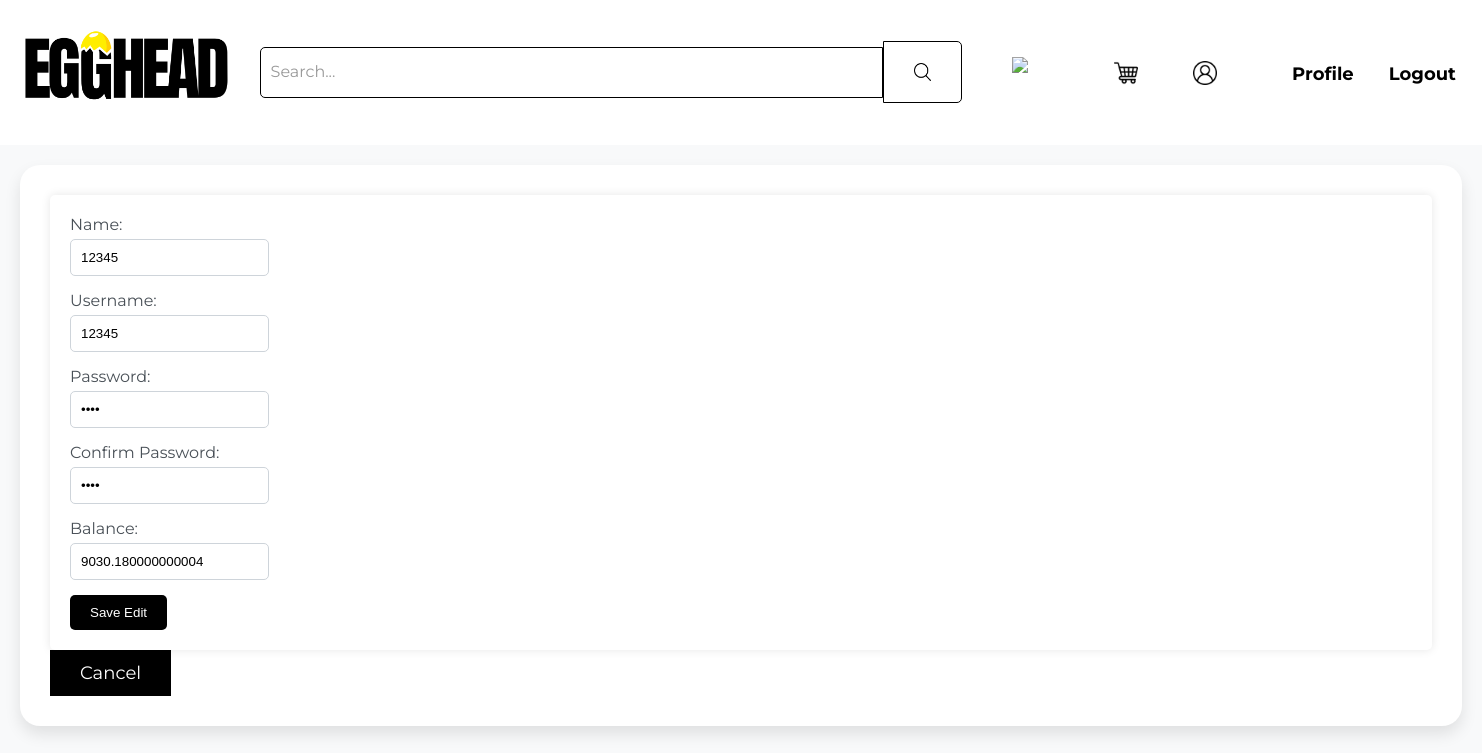
Page /editprofile.php (signed in) on the committed database.
### tables this page shows
CREATE TABLE `user_id` (
  `userid` int(8) NOT NULL,
  `balance` double DEFAULT NULL,
  `name` varchar(45) NOT NULL,
  `username` varchar(45) NOT NULL,
  `user_password` varchar(100) NOT NULL
);

### html/editprofile.php (the view, shortened to what this page needs)
<?php
if (!isset($_SESSION['username'])) {
    $loggedIn = false;
} else {
    $loggedIn = true;
}
$encryption_key = "I7Pr063gGH3ad5";
if (!isset($_SESSION['username'])) {
    header("Location: login.php");
    exit();
} else {
    $conn = mysqli_connect("localhost", "root", "") or die ("Unable to connect!". mysqli_error());
    mysqli_select_db($conn, "dbclothes");
    $username = $_SESSION['username'];
    $sql = "SELECT * FROM user_id WHERE username='$username'";
    $result = mysqli_query($conn, $sql);
?>
<!DOCTYPE html>
<html lang="en">
<head>
    <link rel="stylesheet" href="css/style.css" type="text/css" />
    <link rel='stylesheet' href='css/signupstyle.css' type='text/css' />
</head>
<body class="bodystyle">
<header>
<div class="header">
    <div class="logo">
        <a href="index.php">
            <img src="images/logo.png" alt="Logo">
        </a>
    </div>
    <form class="search-form" action="index.php" method="GET">
        <input type="text" name="search" class="search-input" placeholder="Search...">
        <button type="submit" class="search-button"><img src="images/search-interface-symbol.png" alt="Search"></button>
    </form>
    <div class="nav-links">
        <a href="social-media.php"><img src="images/social.png" alt="Social"></a>
        <a href="view_cart.php"><img src="images/shopping-cart.png" alt="Cart"></a>
        <a href="user.php"><img src="images/user.png" alt="User"></a>
        <?php
    if($loggedIn){
        echo '<a href="user.php"><h2><span id="user-id">Profile</span></h2></a>';
        echo '<a href="logout.php"><h2><span id="user-id">Logout</span></h2></a>';
    } else {
        echo '<a href="login.php"><h2><span id="user-id">Login/Signup</span></h2></a>';
    }
    ?>
    </div>
</div>
</header>
<div class="user-info">
<?php
    if ($result) {
        $user = mysqli_fetch_assoc($result);
        echo '<form class="formstyle" action="edit.php" method="post">';
        echo '<label class="labelstyle" for="name">Name:</label>';
        echo '<input class="inputstyle2" type="text" name="name" id="name" value="' . $user['name'] . '" required tabindex="1"><br>';
        echo '<label class="labelstyle" for="username">Username:</label>';
        echo '<input class="inputstyle2" type="text" name="username" id="username" value="' . $user['username'] . '" required tabindex="2"><br>';
        $iv_encrypted_password = $user["user_password"];
        list($iv, $encrypted_password) = explode(":", $iv_encrypted_password);
        $decrypted_password = openssl_decrypt($encrypted_password, "AES-256-CBC", $encryption_key, 0, base64_decode($iv));
        echo '<label class="labelstyle" for="password">Password:</label>';
        echo '<input class="inputstyle2" type="password" name="password" id="password" value="' . $decrypted_password . '" required tabindex="3"><br>';
        echo '<label class="labelstyle" for="confirmpassword">Confirm Password:</label>';
        echo '<input class="inputstyle2" type="password" name="confirmpassword" id="confirmpassword" value="' . $decrypted_password . '" required tabindex="4"><br>';
        echo '<label class="labelstyle" for="balance">Balance:</label>';
        echo '<input class="inputstyle2" type="text" name="balance" id="balance" value="' . $user['balance'] . '" readonly tabindex="-1"><br>';
        echo '<button class="buttonstyle2" type="submit" value="save" tabindex="5">Save Edit</button>';
        echo '</form>';
    } else {
        echo "<h1>Error: " . mysqli_error($conn) . "</h1>";
    }
}
    echo '<a href="user.php">Cancel</a>';
?>
</div>
</body>
</html>

### html/css/style.css (style rules this page uses)
body { margin: 0; padding: 0; font-family: Arial, sans-serif; }
.header { background-color: #ffffff; color: #fff; padding: 0; text-align: center; display: flex; align-items: center; justify-content: space-between; }
.search-form { display: flex; align-items: center; margin-left: 10px; flex-grow: 1; }
.search-input { padding: 1.2vh; border: solid; height: 2vw; border-width: 1px; border-radius: 5px 0 0 5px; width: 44vw; max-width: 80%; }
.search-input::placeholder { color: #999; font-family: 'Montserrat', sans-serif; font-size: 16px; text-align: left; }
.search-button { padding: 1vh 2vw; background-color: #ffffff; height: 62px; border: solid; border-width: 1px; border-radius: 0 5px 5px 0; color: rgb(0, 0, 0); cursor: pointer; min-width: 4vh; display: flex; align-items: center; justify-content: center; margin-bottom: 1px; }
.search-button img { width: 1.2vw; height: auto; transition: transform 0.3s ease; }
.nav-links { display: flex; align-items: center; }
.nav-links a { text-decoration: none; font-family: 'Montserrat', sans-serif; color: inherit; }
.nav-links img { text-align: center; margin-right: 55px; margin-top: 5px; max-height: 3vh; }
.nav-links h2 { margin-top: 19px; font-family: 'Montserrat', sans-serif; font-size: 18px; color: black; margin-right: 15px; margin-left: 20px; }
#user-id { color:black; font-size: 18px; }
.logo img { width: 250px; height: auto; max-height: 250px; }

### html/css/signupstyle.css (style rules this page uses)
.bodystyle { margin: 0; padding: 0; font-family: "Montserrat", sans-serif; background-color: #f8f9fa; }
.formstyle { background-color: #ffffff; padding: 20px; border-radius: 5px; box-shadow: 0px 0px 10px 0px rgba(0, 0, 0, 0.1); }
.labelstyle { display: block; margin-bottom: 5px; color: #495057; }
.inputstyle2 { width: auto; padding: 10px; margin-bottom: 15px; border: 1px solid #ced4da; border-radius: 5px; box-sizing: border-box; }
.buttonstyle2 { background-color: #000000; text-decoration: none; padding: 10px 20px; border: none; color: #ffffff; border-radius: 5px; cursor: pointer; transition: background-color 0.3s, color 0.3s; }
.user-info { background-color: #fff; padding: 30px; margin: 20px; border-radius: 20px; box-shadow: 0 8px 16px rgba(0, 0, 0, 0.1); transition: box-shadow 0.3s; }
.user-info a { display: inline-block; padding: 12px 30px; background-color: #000; color: #fff; text-decoration: none; font-size: 18px; transition: background-color 0.3s; }

### rows in the picture
user_id: name "12345", username "12345", balance "9030.180000000004"
